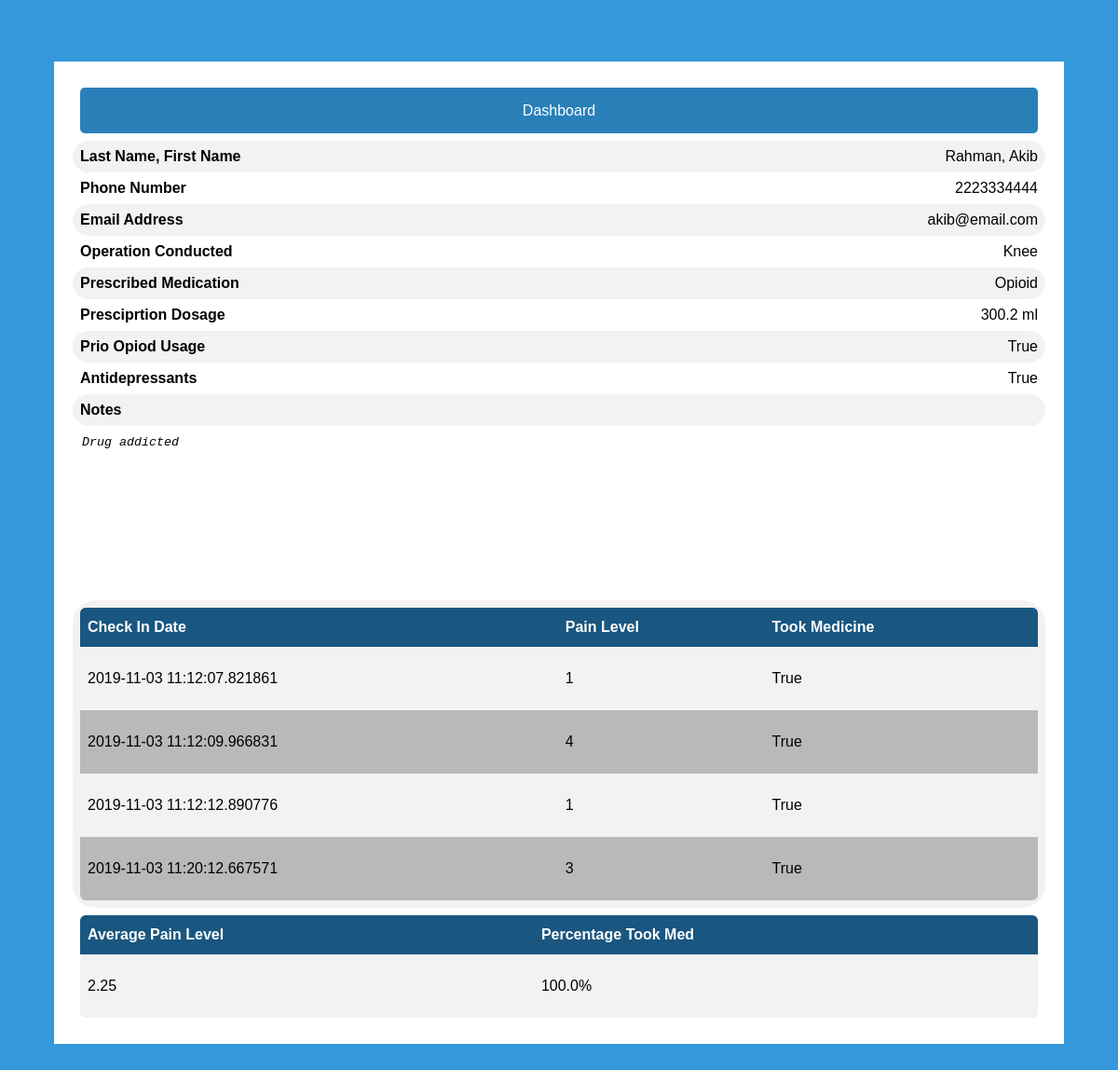
The app's page /detailedpatientinfo/4 with its own data.
### app/models.py (models this page shows, shortened)
class User(UserMixin,db.Model):
    id = db.Column(db.Integer, primary_key=True)
    email = db.Column(db.String(64))
    password = db.Column(db.String(128))
    isDoctor = db.Column(db.Boolean)

class Patient(User):
    id = db.Column(db.Integer, db.ForeignKey('user.id'), primary_key=True)
    firstName = db.Column(db.String(64))
    lastName = db.Column(db.String(64))
    phoneNumber = db.Column(db.String(64))
    operation = db.Column(db.String(64))
    operationDate = db.Column(db.Date)
    prescriptionMed = db.Column(db.String(64))
    prescriptionDosage = db.Column(db.Float)
    priorOpioid = db.Column(db.Boolean)
    onAntidepressants = db.Column(db.Boolean)
    addictionRisk = db.Column(db.Integer)
    notes = db.Column(db.String(1000))
    checkins = db.relationship("CheckIn", backref="patient", lazy='dynamic')

class User(UserMixin,db.Model):
    id = db.Column(db.Integer, primary_key=True)
    email = db.Column(db.String(64))
    password = db.Column(db.String(128))
    isDoctor = db.Column(db.Boolean)

class CheckIn(db.Model):
    id = db.Column(db.Integer, primary_key=True)
    tookMed = db.Column(db.Boolean)
    painLevel = db.Column(db.Integer)
    checkInDate = db.Column(db.DateTime)
    patient_id = db.Column(db.Integer, db.ForeignKey("patient.id"))

### app/routes.py (the view)
@app.route('/detailedpatientinfo/<patientid>', methods=['GET','POST'] )
def detailedPatientInfo(patientid):
    patient = Patient.query.filter_by(id=patientid).first_or_404()
    percentTookMed = 0
    averagePainLevel = 0
    if patient.checkins.count() > 0:
        for checkin in patient.checkins:
            averagePainLevel += checkin.painLevel
            percentTookMed += int(checkin.tookMed)
        percentTookMed /= patient.checkins.count()
        averagePainLevel /= patient.checkins.count()
        percentTookMed*=100
    return render_template("detailedpatientinfo.html", patient=patient,averagePainLevel=averagePainLevel, percentTookMed=percentTookMed)

### app/templates/detailedpatientinfo.html (shortened to what this page needs)
<link type="text/css" rel="stylesheet" href="/static/css/detailedpatientinfo.css">
<link type="text/css" rel="stylesheet" href="/static/css/doctordashboard.css">
{% extends "base.html" %}
{% block page %}
<div class="patientdetail">
    <div class="patientdetail-screen">
        <div>
            <a href="{{ url_for('doctorDashBoard') }}">Dashboard</a>
        </div>
        <div><span class="key">Last Name, First Name</span><span class="data">{{patient.lastName}},
                {{patient.firstName}}</span></div>
        <div><span class="key">Phone Number</span><span class="data">{{patient.phoneNumber}}</span></div>
        <div><span class="key">Email Address</span><span class="data">{{patient.email}}</span></div>
        <div><span class="key">Operation Conducted</span><span class="data">{{patient.operation}}</span></div>
        <div><span class="key">Prescribed Medication</span><span class="data">{{patient.prescriptionMed}}</span></div>
        <div><span class="key">Presciprtion Dosage</span><span class="data">{{patient.prescriptionDosage}} ml</span>
        </div>
        <div><span class="key">Prio Opiod Usage</span><span class="data">{{patient.priorOpioid}}</span></div>
        <div><span class="key">Antidepressants</span><span class="data">{{patient.onAntidepressants}}</span></div>
        <div><span class="key">Notes</span></div>
        <div>
            <span class="key">
                <textarea readonly>{{patient.notes}}</textarea>
            </span>
        </div>
        <div>
            {% if patient.checkins.count() > 0 %}
            <table id="customers">
                <tr>
                    <th>Check In Date</th>
                    <th>Pain Level</th>
                    <th>Took Medicine</th>
                </tr>
                {% for item in patient.checkins %}
                <tr>
                    <td>{{item.checkInDate}}</td>
                    <td>{{item.painLevel}}</td>
                    <td>{{item.tookMed}}</td>
                </tr>
                {% endfor %}
            </table>
            {% else %}
            <p>No checkins available for this patient</p>
            {% endif %}
        </div>
        <div>
        {% if patient.checkins.count() > 0 %}
        <table id="customers">
            <tr>
                <th>Average Pain Level</th>
                <th>Percentage Took Med</th>
            </tr>
            <tr>
                <td>{{averagePainLevel}}</td>
                <td>{{percentTookMed}}%</td>
            </tr>
        </table>
        {% endif %}
    </div>
    </div>
</div>
</div>
{% endblock %}

### app/static/css/detailedpatientinfo.css (style rules this page uses)
.patientdetail { margin: 8px auto; width:100%; }
.patientdetail-screen { background-color: #FFF; padding: 20px; border-radius: 5px width }
.patientdetail-screen div { padding:8px; border-radius: 25px; }
.patientdetail-screen .data { float:right; }
.patientdetail-screen .key { font-weight: bold; }
.patientdetail-screen div:nth-child(even) { background-color: #f2f2f2; }
textarea { resize: none; height:25%; width:100%; border-radius: 5px; border: none; border-color: transparent; font-style: italic; }
a { border: 2px solid transparent; background: #3498DB; color: #ffffff; font-size: 16px; line-height: 25px; padding: 10px 0; text-decoration: none; text-shadow: none; border-radius: 5px; box-shadow: none; transition: 0.25s; display: block; width: auto; margin: 0 auto; text-align: center; }
a { background-color: #2980B9; }

### app/static/css/doctordashboard.css (style rules this page uses)
#customers { font-family: "Trebuchet MS", Arial, Helvetica, sans-serif; border-collapse: collapse; width: 100%; }
table { border-collapse: separate; border-spacing: 0; min-width: 350px; }
table tr th, table tr td { border-right: 1px solid #bbb; border-bottom: 1px solid #bbb; padding: 5px; }
table tr th:first-child, table tr th:last-child { border-top:solid 1px #bbb; }
table tr th:first-child, table tr td:first-child { border-left: 1px solid #bbb; }
table tr th { background: #eee; text-align: left; }
table tr:first-child th:first-child, table.Info tr:first-child td:first-child { border-top-left-radius: 6px; }
table tr:first-child th:last-child, table.Info tr:first-child td:last-child { border-top-right-radius: 6px; }
table tr:last-child td:first-child { border-bottom-left-radius: 6px; }
table tr:last-child td:last-child { border-bottom-right-radius: 6px; }
#customers td, #customers th { border: none; padding: 25px 8px 25px 8px; }
#customers tr:nth-child(even) { background-color: #f2f2f2; }
#customers tr:nth-child(odd) { background-color: #b9b9b9; }
#customers th { padding-top: 12px; padding-bottom: 12px; text-align: left; background-color: #195680; color: white; }

### app/static/css/login.css (style rules this page uses)
* { box-sizing: border-box; }
body { font-family: Arial; background-color: #3498DB; padding: 50px; }

### records on screen
Patient: lastName "Rahman", firstName "Akib", phoneNumber "2223334444", operation "Knee", prescriptionMed "Opioid", prescriptionDosage "300.2", priorOpioid "True", onAntidepressants "True", notes "Drug addicted"
User: email "akib@email.com"
CheckIn: checkInDate "2019-11-03 11:12:07.821861", painLevel "1", tookMed "True"
CheckIn: checkInDate "2019-11-03 11:12:09.966831", painLevel "4", tookMed "True"
CheckIn: checkInDate "2019-11-03 11:12:12.890776", painLevel "1", tookMed "True"
CheckIn: checkInDate "2019-11-03 11:20:12.667571", painLevel "3", tookMed "True"

### other values on screen
{{ averagePainLevel }} "2.25"
{{ percentTookMed }} "100.0"
